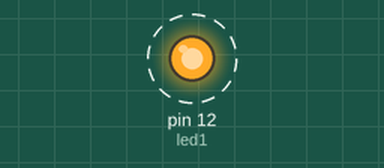
A sketch run on a simulated Arduino Uno, built with avr-gcc and run on an emulated ATmega328P. Parts: output pins drawn as LEDs (lit = HIGH). Dashed ring = blinking.

Above: at 0.2 s.
Timing chart, 0 to 3.0 s (numbered marks = the images above):
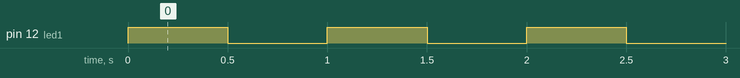

The sketch:

blinking_LED.ino
```cpp
const int led1=12;
void setup() {
  // put your setup code here, to run once:
  pinMode(led1 , OUTPUT);

}

void loop() {
  // put your main code here, to run repeatedly:
  digitalWrite(led1 , HIGH);
  delay(500);
  digitalWrite(led1 , LOW);
    delay(500);

}
```

Measured:
- by itself, pin 12 (led1): alternates HIGH for 0.50 s and LOW for 0.50 s
